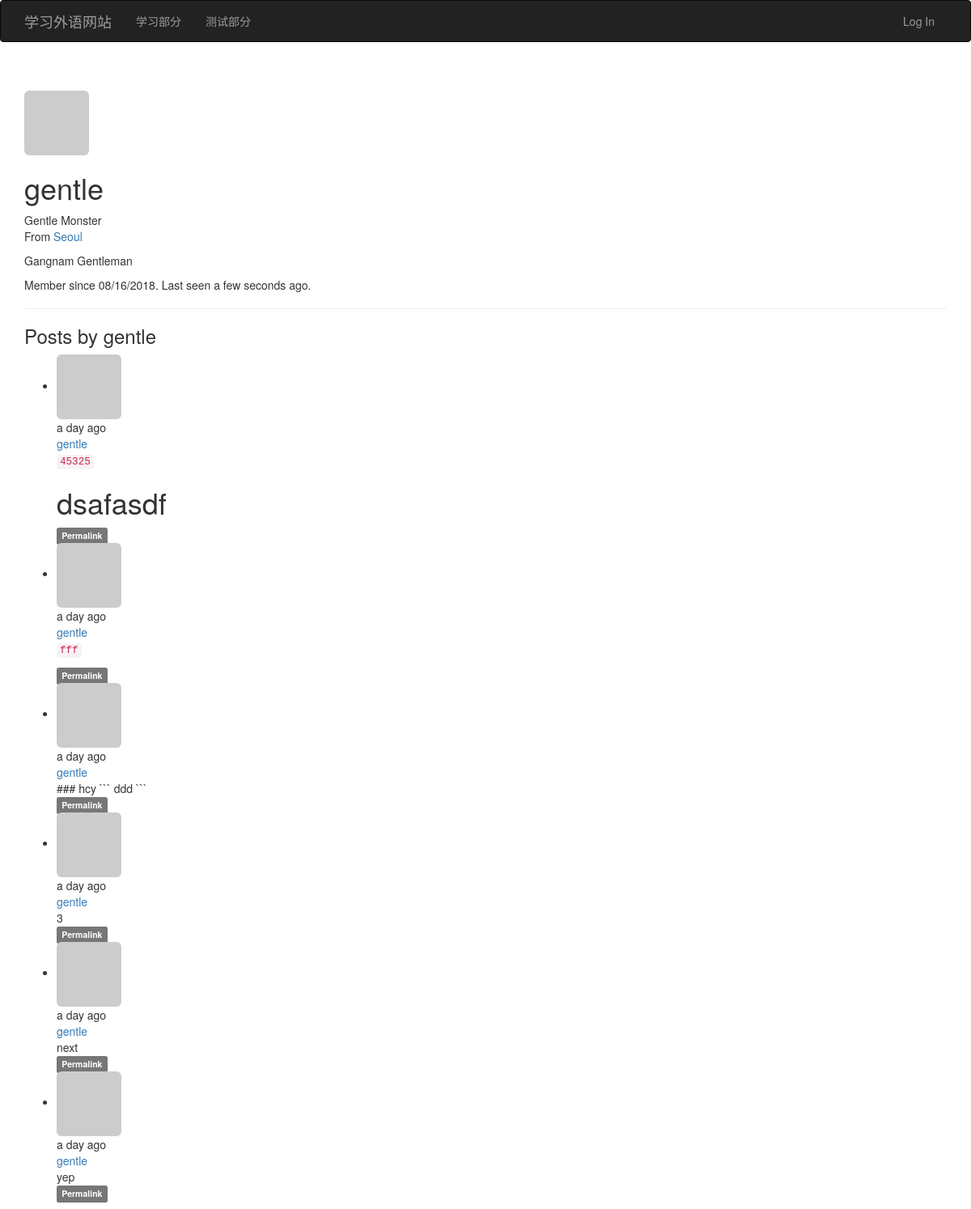
Before: /user/gentle with the older database file.
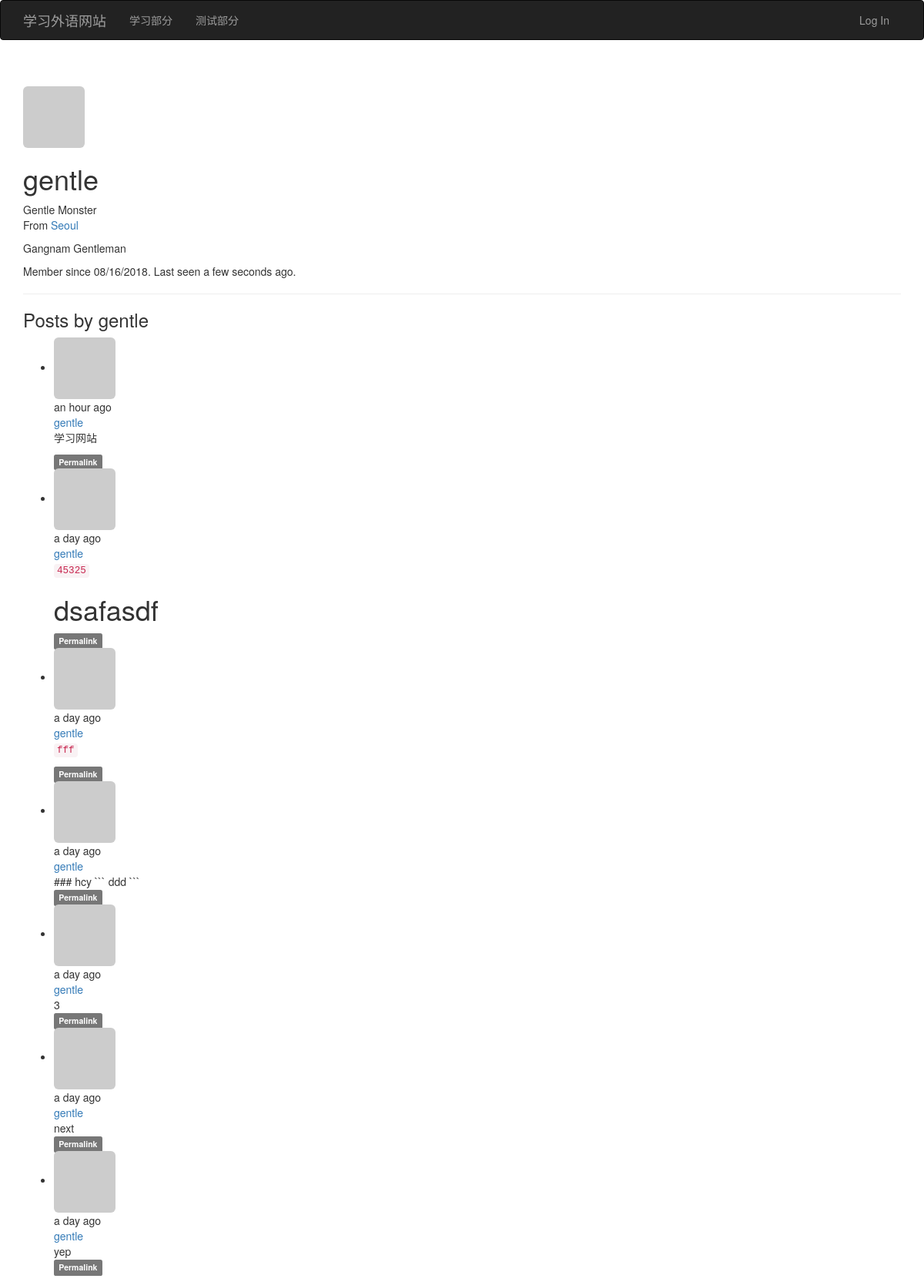
After: the same page with the newer database file.
### app/models.py (models this page shows, shortened)
class Post(db.Model):
    __tablename__ = 'posts'
    id = db.Column(db.Integer, primary_key=True)
    body = db.Column(db.Text)
    body_html = db.Column(db.Text)
    timestamp = db.Column(db.DateTime, index=True, default=datetime.utcnow)
    author_id = db.Column(db.Integer, db.ForeignKey('users.id'))

class User(UserMixin, db.Model):
    __tablename__ = 'users'
    id = db.Column(db.Integer, primary_key=True)
    email = db.Column(db.String(64), unique=True, index=True)
    username = db.Column(db.String(64), unique=True, index=True)
    role_id = db.Column(db.Integer, db.ForeignKey('roles.id'))
    password_hash = db.Column(db.String(128))
    confirmed = db.Column(db.Boolean, default=False)
    name = db.Column(db.String(64))
    location = db.Column(db.String(64))
    about_me = db.Column(db.Text())
    member_since = db.Column(db.DateTime(), default=datetime.utcnow)
    last_seen = db.Column(db.DateTime(), default=datetime.utcnow)
    avatar_hash = db.Column(db.String(32))
    posts = db.relationship('Post', backref='author', lazy='dynamic')
    @property
    def password(self):
        raise AttributeError('password is not a readable attribute')
    def gravatar(self, size=100, default='identicon', rating='g'):
        if request.is_secure:
            url = 'https://secure.gravatar.com/avatar'
        else:
            url = 'http://www.gravatar.com/avatar'
        hash = self.avatar_hash or hashlib.md5(
            self.email.encode('utf-8')).hexdigest()
        return '{url}/{hash}?s={size}&d={default}&r={rating}'.format(
            url=url, hash=hash, size=size, default=default, rating=rating)

### app/main/views.py (the view)
@main.route('/user/<username>')
def user(username):
    user = User.query.filter_by(username=username).first_or_404()
    posts = user.posts.order_by(Post.timestamp.desc()).all()
    return render_template('user.html', user=user, posts=posts)

### app/main/__init__.py (called while the page is built)
@main.app_context_processor
def inject_permissions():
    return dict(Permission=Permission)

### app/models.py (called while the page is built)
    def is_administrator(self):
        return False

### app/templates/user.html (shortened to what this page needs)
{% extends "base.html" %}
{% block page_content %}
<div class="page-header">
    <img class="img-rounded profile-thumbnail" src="{{ user.gravatar(size=64) }}">
    <div class="profile-header">
        <h1>{{ user.username }}</h1>
        {% if user.name or user.location %}
        <p>
            {% if user.name %}{{ user.name }}<br>{% endif %}
            {% if user.location %}
                From <a href="http://maps.google.com/?q={{ user.location }}">{{ user.location }}</a><br>
            {% endif %}
        </p>
        {% endif %}
        {% if user.about_me %}<p>{{ user.about_me }}</p>{% endif %}
        <p>Member since {{ moment(user.member_since).format('L') }}. Last seen {{ moment(user.last_seen).fromNow() }}.</p>
    </div>
</div>
<h3>Posts by {{ user.username }}</h3>
{% include '_posts.html' %}
{% endblock %}

### app/templates/_posts.html (shortened to what this page needs)
<ul class="posts">
    {% for post in posts %}
    <li class="post">
        <div class="post-thumbnail">
            <a href="{{ url_for('.user', username=post.author.username) }}">
                <img class="img-rounded profile-thumbnail" src="{{ post.author.gravatar(size=40) }}">
            </a>
        </div>
        <div class="post-content">
            <div class="post-date">{{ moment(post.timestamp).fromNow() }}</div>
            <div class="post-author"><a href="{{ url_for('.user', username=post.author.username) }}">{{ post.author.username }}</a></div>
            <div class="post-body">
                {% if post.body_html %}
                    {{ post.body_html | safe }}
                {% else %}
                    {{ post.body }}
                {% endif %}
            </div>
            <div class="post-footer">
                <a href="{{ url_for('.post', id=post.id) }}">
                    <span class="label label-default">Permalink</span>
                </a>
            </div>
        </div>
    </li>
    {% endfor %}
</ul>

Changed rows visible on the page:
added Post: timestamp "an hour ago", author.username "gentle", body_html "学习网站"
